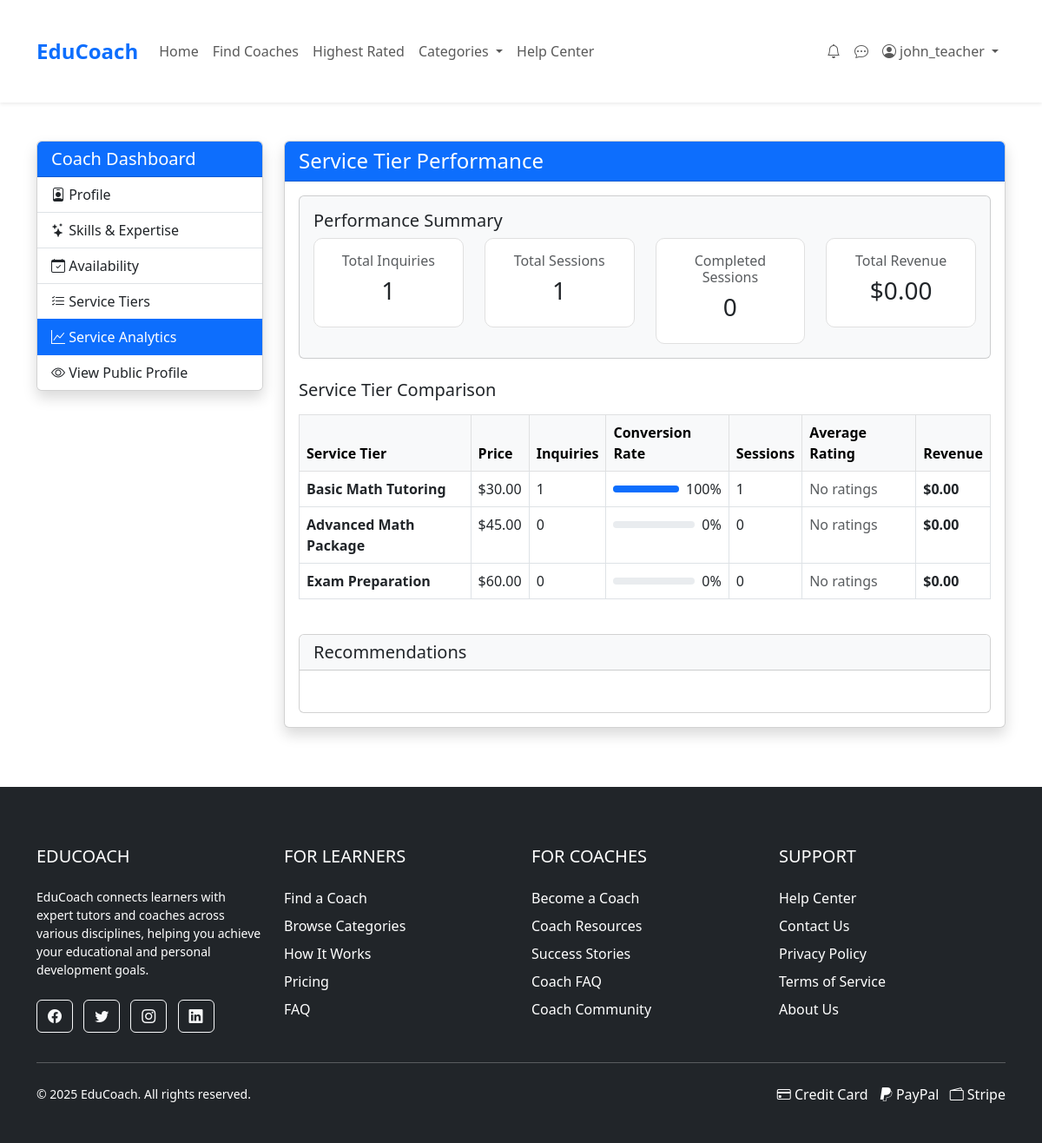
The page /pages/service-analytics.php (signed in) on the database its author committed.
### tables this page shows
CREATE TABLE IF NOT EXISTS ServiceTiers (
    tier_id INT PRIMARY KEY AUTO_INCREMENT,
    coach_id INT,
    name VARCHAR(50) NOT NULL,
    description TEXT,
    price DECIMAL(8,2) NOT NULL,
    is_popular TINYINT(1) DEFAULT 0
);

### pages/service-analytics.php (the view, shortened to what this page needs)
<?php
require_once __DIR__ . '/../includes/db_connection.php';
$userId = $_SESSION['user_id'];
try {
    $stmt = $pdo->prepare("SELECT * FROM Coaches WHERE user_id = ?");
    $stmt->execute([$userId]);
    $coach = $stmt->fetch(PDO::FETCH_ASSOC);
} catch (PDOException $e) {
    die("Database error: " . $e->getMessage());
}
$errors = [];
try {
    $stmt = $pdo->prepare("SELECT * FROM ServiceTiers WHERE coach_id = ? ORDER BY price ASC");
    $stmt->execute([$coach['coach_id']]);
    $serviceTiers = $stmt->fetchAll(PDO::FETCH_ASSOC);
    $tierData = [];
    foreach ($serviceTiers as $tier) {
        $tierId = $tier['tier_id'];
        $stmt = $pdo->prepare("
            SELECT COUNT(*) as inquiry_count,
                   SUM(CASE WHEN status = 'pending' THEN 1 ELSE 0 END) as pending_count,
                   SUM(CASE WHEN status = 'accepted' THEN 1 ELSE 0 END) as accepted_count,
                   SUM(CASE WHEN status = 'rejected' THEN 1 ELSE 0 END) as rejected_count,
                   SUM(CASE WHEN status = 'completed' THEN 1 ELSE 0 END) as completed_count
            FROM ServiceInquiries
            WHERE coach_id = ? AND tier_id = ?
        ");
        $stmt->execute([$coach['coach_id'], $tierId]);
        $inquiryStats = $stmt->fetch(PDO::FETCH_ASSOC);
        $stmt = $pdo->prepare("
            SELECT COUNT(*) as session_count,
                   SUM(CASE WHEN status = 'scheduled' THEN 1 ELSE 0 END) as scheduled_count,
                   SUM(CASE WHEN status = 'completed' THEN 1 ELSE 0 END) as completed_count,
                   SUM(CASE WHEN status = 'cancelled' THEN 1 ELSE 0 END) as cancelled_count
            FROM Sessions
            WHERE coach_id = ? AND tier_id = ?
        ");
        $stmt->execute([$coach['coach_id'], $tierId]);
        $sessionStats = $stmt->fetch(PDO::FETCH_ASSOC);
        $stmt = $pdo->prepare("
            SELECT AVG(r.rating) as avg_rating, COUNT(r.review_id) as review_count
            FROM Reviews r
            JOIN Sessions s ON r.session_id = s.session_id
            WHERE s.coach_id = ? AND s.tier_id = ?
        ");
        $stmt->execute([$coach['coach_id'], $tierId]);
        $ratingStats = $stmt->fetch(PDO::FETCH_ASSOC);
        $stmt = $pdo->prepare("
            SELECT COUNT(*) as completed_sessions, SUM(st.price) as total_revenue
            FROM Sessions s
            JOIN ServiceTiers st ON s.tier_id = st.tier_id
            WHERE s.coach_id = ? AND s.tier_id = ? AND s.status = 'completed'
        ");
        $stmt->execute([$coach['coach_id'], $tierId]);
        $revenueStats = $stmt->fetch(PDO::FETCH_ASSOC);
        $tierData[$tierId] = [
            'tier' => $tier,
            'inquiry_stats' => $inquiryStats,
            'session_stats' => $sessionStats,
            'rating_stats' => $ratingStats,
            'revenue_stats' => $revenueStats
        ];
    }
} catch (PDOException $e) {
    $errors[] = "Database error: " . $e->getMessage();
}
include __DIR__ . '/../includes/header.php';
?>
<div class="container mt-4 mb-5">
    <div class="row">
        <div class="col-md-3">
            <div class="card shadow mb-4">
                <div class="card-header bg-primary text-white">
                    <h5 class="mb-0">Coach Dashboard</h5>
                </div>
                <div class="list-group list-group-flush">
                    <a href="edit-coach-profile.php" class="list-group-item list-group-item-action">
                        <i class="bi bi-person-badge"></i> Profile
                    </a>
                    <a href="edit-coach-skills.php" class="list-group-item list-group-item-action">
                        <i class="bi bi-stars"></i> Skills & Expertise
                    </a>
                    <a href="edit-coach-availability.php" class="list-group-item list-group-item-action">
                        <i class="bi bi-calendar-check"></i> Availability
                    </a>
                    <a href="edit-coach-services.php" class="list-group-item list-group-item-action">
                        <i class="bi bi-list-check"></i> Service Tiers
                    </a>
                    <a href="service-analytics.php" class="list-group-item list-group-item-action active">
                        <i class="bi bi-graph-up"></i> Service Analytics
                    </a>
                    <a href="coach-profile.php?id=<?= $coach['coach_id'] ?>" class="list-group-item list-group-item-action">
                        <i class="bi bi-eye"></i> View Public Profile
                    </a>
                </div>
            </div>
        </div>
        <div class="col-md-9">
            <div class="card shadow">
                <div class="card-header bg-primary text-white d-flex justify-content-between align-items-center">
                    <h2 class="h4 mb-0">Service Tier Performance</h2>
                </div>
                <div class="card-body">
                    <?php if (empty($serviceTiers)): ?>
                        <div class="alert alert-info">
                            <p>You haven't created any service tiers yet. Please create service tiers to view analytics.</p>
                            <a href="edit-coach-services.php" class="btn btn-primary">Create Service Tiers</a>
                        </div>
                    <?php else: ?>
                        <div class="row mb-4">
                            <div class="col-12">
                                <div class="card bg-light">
                                    <div class="card-body">
                                        <h5 class="card-title">Performance Summary</h5>
                                        <div class="row">
                                            <div class="col-md-3">
                                                <div class="metric-card text-center p-3">
                                                    <h6 class="text-muted">Total Inquiries</h6>
                                                    <h3><?= array_sum(array_column(array_column($tierData, 'inquiry_stats'), 'inquiry_count')) ?></h3>
                                                </div>
                                            </div>
                                            <div class="col-md-3">
                                                <div class="metric-card text-center p-3">
                                                    <h6 class="text-muted">Total Sessions</h6>
                                                    <h3><?= array_sum(array_column(array_column($tierData, 'session_stats'), 'session_count')) ?></h3>
                                                </div>
                                            </div>
                                            <div class="col-md-3">
                                                <div class="metric-card text-center p-3">
                                                    <h6 class="text-muted">Completed Sessions</h6>
                                                    <h3><?= array_sum(array_column($tierData, 'completed_sessions')) ?></h3>
                                                </div>
                                            </div>
                                            <div class="col-md-3">
                                                <div class="metric-card text-center p-3">
                                                    <h6 class="text-muted">Total Revenue</h6>
                                                    <h3>$<?= number_format(array_sum(array_column($tierData, 'total_revenue')), 2) ?></h3>
                                                </div>
                                            </div>
                                        </div>
                                    </div>
                                </div>
                            </div>
                        </div>
                        <h5 class="mb-3">Service Tier Comparison</h5>
                        <div class="table-responsive">
                            <table class="table table-bordered table-hover">
                                <thead class="table-light">
                                    <tr>
                                        <th>Service Tier</th>
                                        <th>Price</th>
                                        <th>Inquiries</th>
                                        <th>Conversion Rate</th>
                                        <th>Sessions</th>
                                        <th>Average Rating</th>
                                        <th>Revenue</th>
                                    </tr>
                                </thead>
                                <tbody>
                                    <?php foreach ($serviceTiers as $tier): ?>
                                        <?php $tierId = $tier['tier_id']; ?>
                                        <tr>
                                            <td>
                                                <strong><?= htmlspecialchars($tier['name']) ?></strong>
                                            </td>
                                            <td>$<?= number_format($tier['price'], 2) ?></td>
                                            <td><?= $tierData[$tierId]['inquiry_stats']['inquiry_count'] ?></td>
                                            <td>
                                                <div class="d-flex align-items-center">
                                                    <div class="progress flex-grow-1 me-2" style="height: 8px;">
                                                        <div class="progress-bar" role="progressbar"
                                                             style="width: <?= $tierData[$tierId]['conversion_rate'] ?>%;"
                                                             aria-valuenow="<?= $tierData[$tierId]['conversion_rate'] ?>"
                                                             aria-valuemin="0" aria-valuemax="100"></div>
                                                    </div>
                                                    <span><?= $tierData[$tierId]['conversion_rate'] ?>%</span>
                                                </div>
                                            </td>
                                            <td><?= $tierData[$tierId]['session_stats']['session_count'] ?></td>
                                            <td>
                                                <?php if ($tierData[$tierId]['avg_rating'] !== 'N/A'): ?>
                                                    <div class="d-flex align-items-center">
                                                        <?php for ($i = 1; $i <= 5; $i++): ?>
                                                            <?php if ($i <= floor($tierData[$tierId]['avg_rating'])): ?>
                                                                <i class="bi bi-star-fill text-warning"></i>
                                                            <?php elseif ($i - 0.5 <= $tierData[$tierId]['avg_rating']): ?>
                                                                <i class="bi bi-star-half text-warning"></i>
                                                            <?php else: ?>
                                                                <i class="bi bi-star text-warning"></i>
                                                            <?php endif; ?>
                                                        <?php endfor; ?>
                                                        <span class="ms-2"><?= $tierData[$tierId]['avg_rating'] ?></span>
                                                    </div>
                                                <?php else: ?>
                                                    <span class="text-muted">No ratings</span>
                                                <?php endif; ?>
                                            </td>
                                            <td>
                                                <strong>$<?= number_format($tierData[$tierId]['total_revenue'], 2) ?></strong>
                                            </td>
                                        </tr>
                                    <?php endforeach; ?>
                                </tbody>
                            </table>
                        </div>
                        <div class="card mt-4">
                            <div class="card-header bg-light">
                                <h5 class="mb-0">Recommendations</h5>
                            </div>
                            <div class="card-body">
                            </div>
                        </div>
                    <?php endif; ?>
                </div>
            </div>
        </div>
    </div>
</div>
<?php include '../includes/footer.php'; ?>

### assets/css/styles.css (style rules this page uses)
body { font-family: 'Arial', sans-serif; color: #333; line-height: 1.6; }
.card { border-radius: 8px; overflow: hidden; transition: transform 0.3s, box-shadow 0.3s; }
.container { max-width: 1200px; margin: 0 auto; padding: 20px; }

### pages/service-analytics.php (style rules this page uses)
.metric-card { border-radius: 10px; border: 1px solid #e0e0e0; background-color: white; }

### rows shown on the page
servicetiers: name "Basic Math Tutoring", price "30.00", tier_id "1", tier_id "100", shows "No ratings", tier_id "0.00"
servicetiers: name "Advanced Math Package", price "45.00", inquiry_count "0", tier_id "0", session_count "0", shows "No ratings", tier_id "0.00"
servicetiers: name "Exam Preparation", price "60.00", inquiry_count "0", tier_id "0", session_count "0", shows "No ratings", tier_id "0.00"

### other values the page prints
$_SESSION['username'] "john_teacher"
array_sum(array_column($tierData, 'completed_sessions')) "0"
array_sum(array_column($tierData, 'total_revenue')) "0.00"
